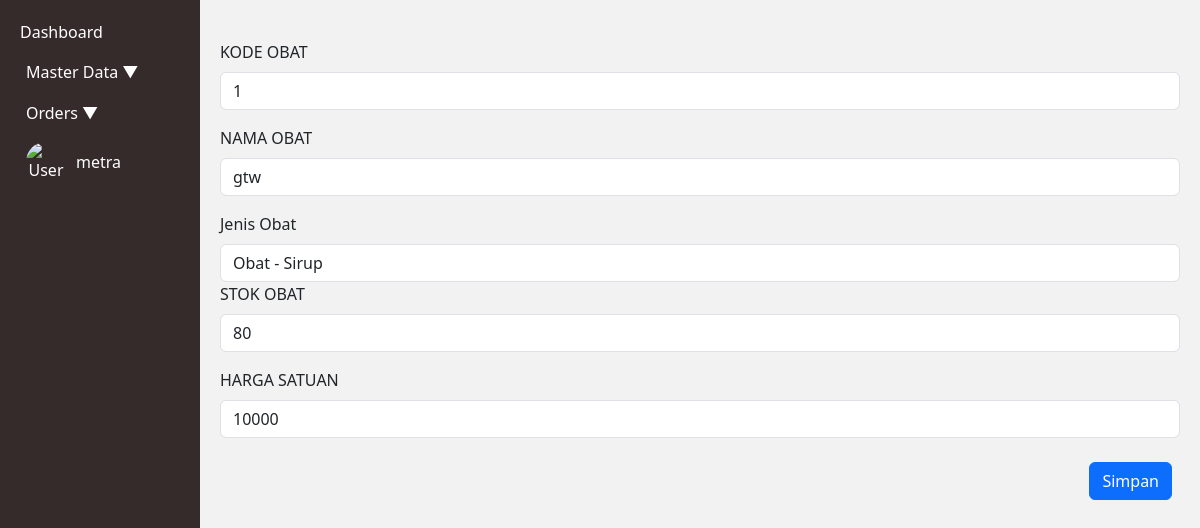
The app's page /index.php?page=obat.form&Id_Obat=1&action=edit (signed in), older data.
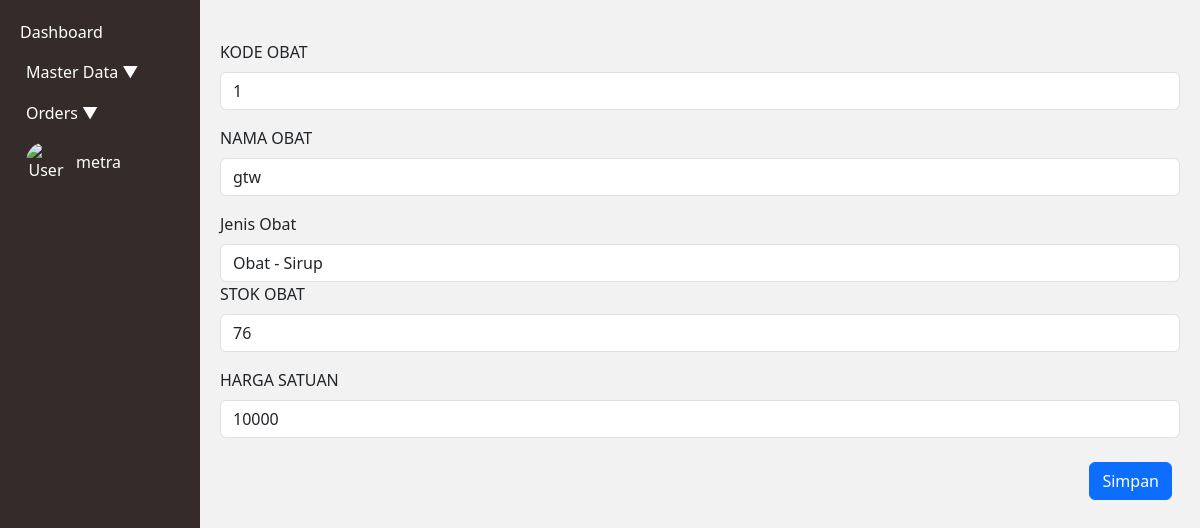
The same page, newer data.
### tables this page shows
CREATE TABLE `tb_obat` (
  `Id_Obat` int(3) NOT NULL AUTO_INCREMENT,
  `Nama_Obat` varchar(15) NOT NULL,
  `Stok_obat` int(5) NOT NULL,
  `Harga_satuan` int(8) NOT NULL,
  `Id_jenis` int(3) NOT NULL,
  PRIMARY KEY (`Id_Obat`),
  KEY `Id_jenis` (`Id_jenis`),
  CONSTRAINT `tb_obat_ibfk_1` FOREIGN KEY (`Id_jenis`) REFERENCES `tb_jenis_obat` (`Id_jenis`)
);

### obat.form.php (the view, shortened to what this page needs)
<?php
$mysqli = new mysqli("localhost", "root", "", "apotek");
$action = $_GET['action'];
$currentid = "";
$nama = "";
if ($action == "add") {
    $result = $mysqli->query("SELECT MAX(Id_Obat) AS currentid FROM tb_obat;");
    if (!$result) {
        die("Error: " . $mysqli->error);
    }
    $row = $result->fetch_assoc();
    $max_number = (int)$row['currentid'];
    $new_number = $max_number + 1;
    $currentid = $new_number;
    $nama = "";
    $jenis = "";
    $stok = "";
    $harga = "";
} else if ($action == "edit") {
    $currentid = $_GET['Id_Obat'];
    $query = "SELECT * FROM tb_obat WHERE Id_Obat = '" . $currentid . "';";
    $result = $mysqli->query($query);
    $row = $result->fetch_assoc();
    $nama = $row['Nama_Obat'];
    $jenis = $row['Id_jenis'];
    $stok = $row['Stok_obat'];
    $harga = $row['Harga_satuan'];
}
?>
<div class="col" style="padding-top: 20px;">
    <form action="obat.action.php" method="POST">
        <div class="mb-3">
            <label for="id" class="form-label">KODE OBAT</label>
            <input type="text" class="form-control" name="Id_Obat" id="NIP" placeholder="NIP" value="<?php echo $currentid; ?>">
        </div>
        <div class="mb-3">
            <label for="nama" class="form-label">NAMA OBAT</label>
            <input type="text" class="form-control" name="Nama_Obat" id="nama" placeholder="Tuliskan nama di sini" value="<?php echo $nama; ?>">
        </div>
        <div class="form-group">
            <label for="id_jenis" class="form-label">Jenis Obat</label>
            <select class="form-control" name="Id_jenis" id="Jenis_obat" placeholder="Pilih jenis obat di sini">
                <?php
                $query = "SELECT * FROM tb_jenis_obat ORDER BY Id_jenis";
                $result = mysqli_query($mysqli, $query);
                while ($hasil = mysqli_fetch_array($result)) {
                    $selected = ($hasil['Id_jenis'] == $jenis) ? "selected" : "";
                    echo "<option value='" . $hasil['Id_jenis'] . "' $selected>"
                        . $hasil['nama_jenis'] . " - " . $hasil['bentuk_obat']
                        . "</option>";
                }
                ?>
            </select>
        </div>
        <div class="mb-3">
            <label for="nama" class="form-label">STOK OBAT</label>
            <input type="text" class="form-control" name="Stok_obat" id="Stok_obat" placeholder="Tuliskan stok di sini" value="<?php echo $stok; ?>">
        </div>
        <div class="mb-3">
            <label for="nama" class="form-label">HARGA SATUAN</label>
            <input type="text" class="form-control" name="Harga_satuan" id="nama" placeholder="Tuliskan harga di sini" value="<?php echo $harga; ?>">
        </div>
        <div class="d-grid gap-2 p-2 d-md-flex justify-content-md-end">
            <button class="btn btn-primary" type="submit">Simpan</button>
        </div>
    </form>
</div>

Row changes from the older to the newer data that the page shows:
changed tb_obat "gtw": Stok_obat "80" → "76"
